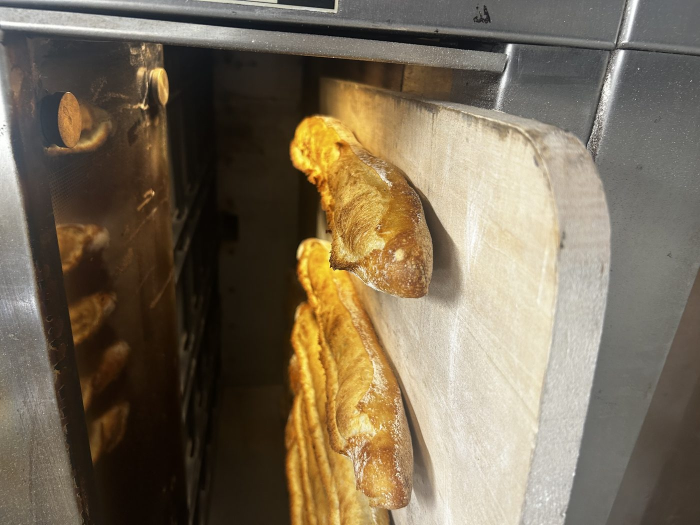
#> input picture frontend/assets/images/auth-hero.jpg, 1400 x 1050 px (shown at 1/2 size)
$ python -i imaging.py   (imports and definitions only)
#> lines starting #> are read from the running program, lines starting #| are printed output that depends on the picture
"""Transformations d'image pures pour les photos de message : redimensionner
et compresser avant stockage, et produire un aperçu fortement flouté pour les
photos classées « sensibles ».

Ni base de données ni réseau — des octets en entrée, des octets en sortie —
donc directement testable, comme production.py / staff.py / costing.py.

L'aperçu flouté est produit en réduisant d'abord la photo à une toute petite
résolution source, puis en la floutant, avant de la remettre à l'échelle. Un
simple filtre de flou étale les pixels en pleine résolution et peut être
inversé avec des outils de netteté ; réduire d'abord fait réellement
disparaître le détail, il n'y a donc plus rien à récupérer. C'est ce qui rend
cet aperçu sûr à envoyer au destinataire avant qu'il ne choisisse d'afficher
la photo (point 12/13 du cahier des charges) — le client n'a jamais besoin de
télécharger la photo complète pour afficher ce à quoi elle ressemble avant
d'être floutée.
"""
import io
from typing import Tuple

from PIL import Image, ImageEnhance, ImageFilter

MAX_DISPLAY_DIM = 1600   # px, le plus grand côté de la photo stockée/affichée
JPEG_QUALITY = 82
BLUR_SOURCE_DIM = 24     # px, le plus grand côté de la source utilisée pour le flou
BLUR_RADIUS = 12
BLUR_JPEG_QUALITY = 60   # un aperçu flouté se compresse davantage sans perte visible

# Une fiche recette scannée doit rester lisible pour l'extraction — une
# résolution plus généreuse que l'affichage d'une photo de message, où
# seul le rendu visuel compte.
SCAN_MAX_DIM = 2200
SCAN_JPEG_QUALITY = 90
SCAN_CONTRAST_FACTOR = 1.15  # léger renfort, pas une détection de contours

# Un avatar est toujours affiché petit et rond — inutile de conserver une
# grande résolution rectangulaire.
AVATAR_MAX_DIM = 512
AVATAR_JPEG_QUALITY = 85


def _load_rgb(image_bytes: bytes) -> Image.Image:
    im = Image.open(io.BytesIO(image_bytes))
    im.load()  # échoue tout de suite ici sur des octets corrompus/non-image, pas plus tard au .save()
    return im.convert("RGB")


# [54 lines left out: functions _encode_jpeg, display_size, prepare_display, prepare_for_analysis, prepare_avatar, not called in this run]


def make_blur_preview(image_bytes: bytes) -> bytes:
    """Un aperçu petit et fortement flouté, montré avant que le destinataire
    ne révèle une photo « sensible », mis à la même taille que celle que
    produirait prepare_display() pour que la bulle de discussion ne change
    pas de taille au moment de la révélation."""
    im = _load_rgb(image_bytes)
    target_w, target_h = display_size(*im.size)
    small = im.copy()
    small.thumbnail((BLUR_SOURCE_DIM, BLUR_SOURCE_DIM), Image.LANCZOS)
    small = small.filter(ImageFilter.GaussianBlur(radius=BLUR_RADIUS))
    preview = small.resize((target_w, target_h), Image.LANCZOS)
    return _encode_jpeg(preview, BLUR_JPEG_QUALITY)

>>> import cv2
>>> picture = cv2.imread('../frontend/assets/images/auth-hero.jpg', cv2.IMREAD_GRAYSCALE)
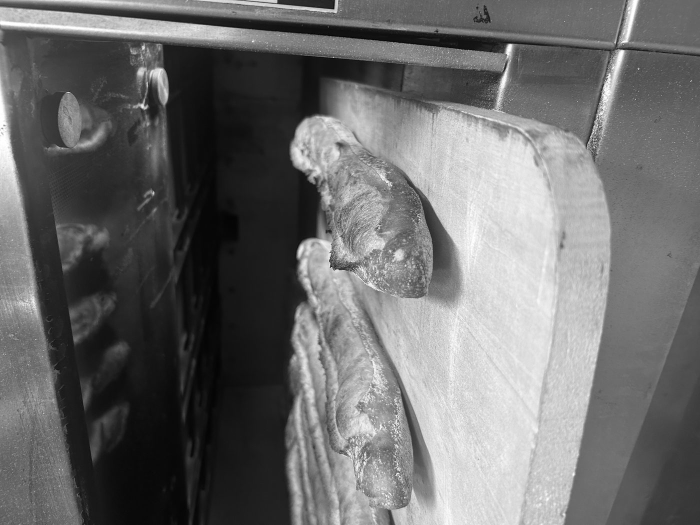
#> picture: shape (1050, 1400) (shown at 1/2 size); min 0, max 255, mean 109.1
#> (the run stopped early here; a loop or call above may not have finished)
